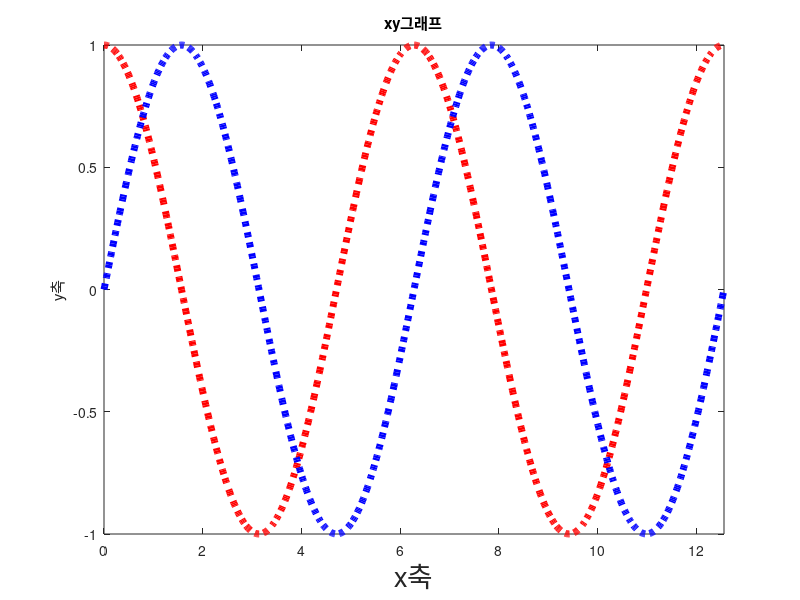

MATLAB code to generate this figure:
x = linspace(0, 4*pi, 1000);
y = cos(x);

plot(x,y,'r:', 'LineWidth',5)
xlabel('x축', 'FontSize', 20)
ylabel('y축')
title('xy그래프')
hold on

y2 = sin(x);
plot(x, y2, 'b:', 'LineWidth',5)

hold off

xlim([0, 4*pi])